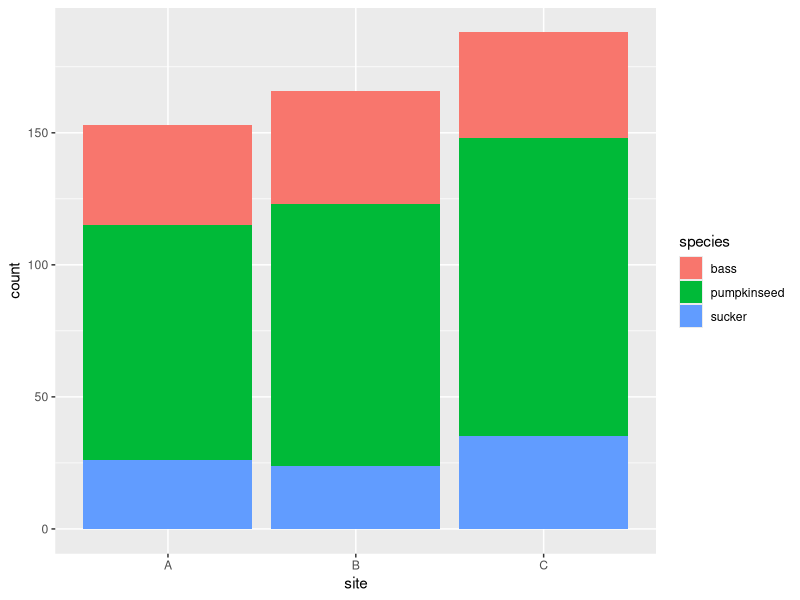
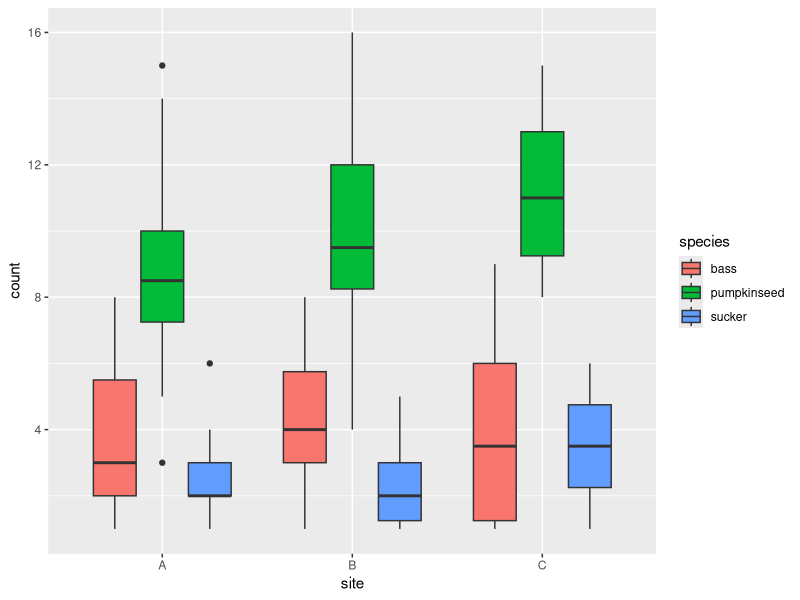
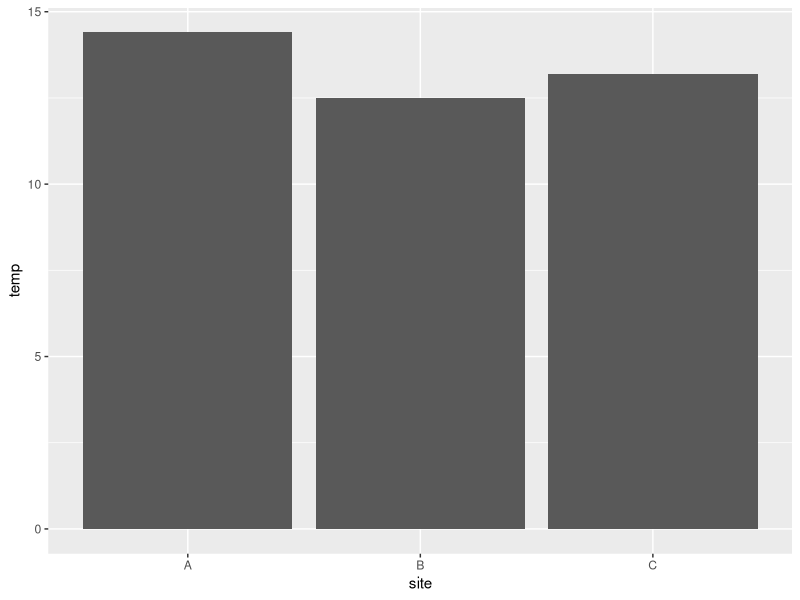
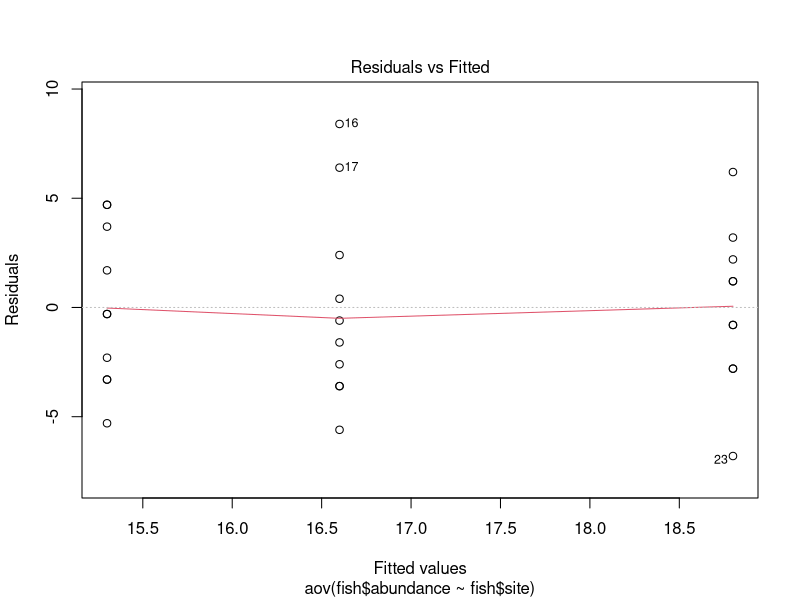
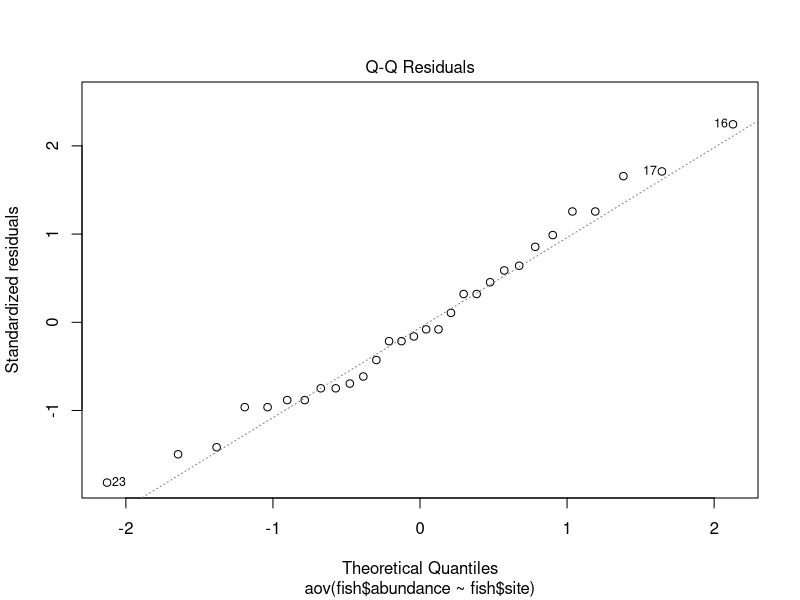
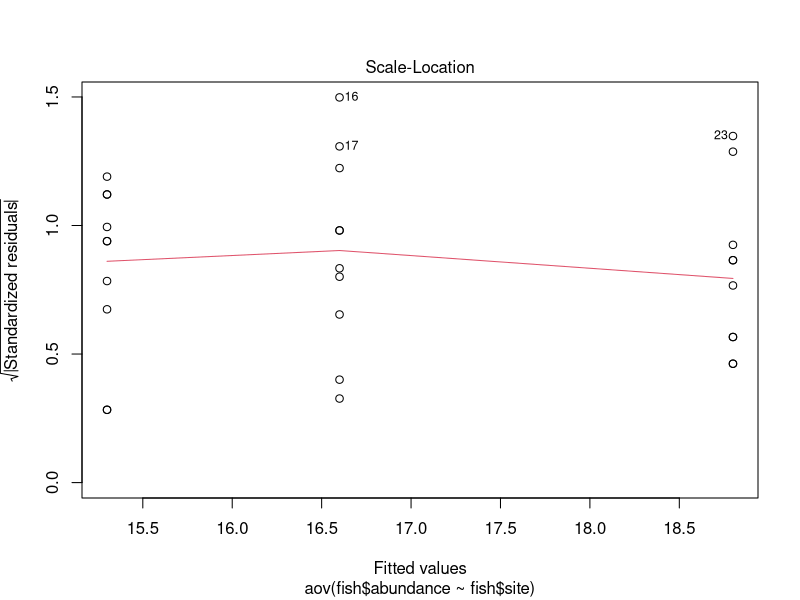
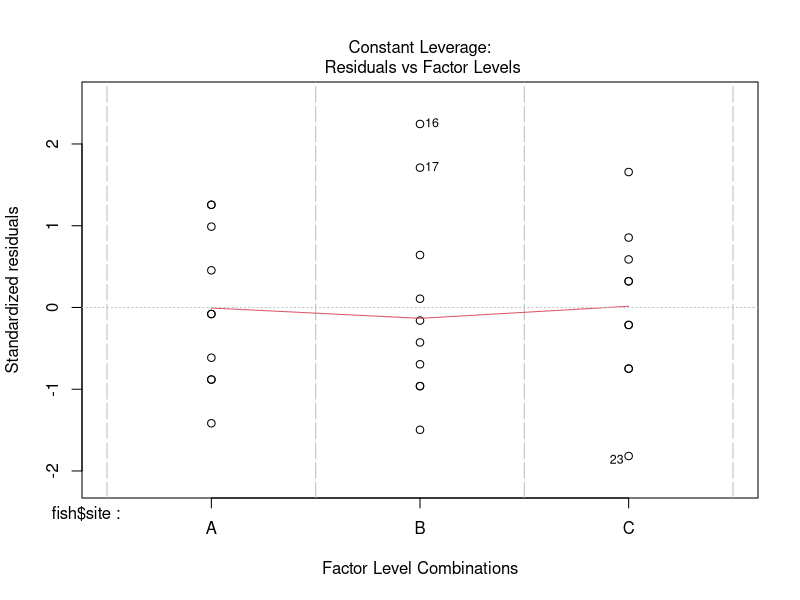
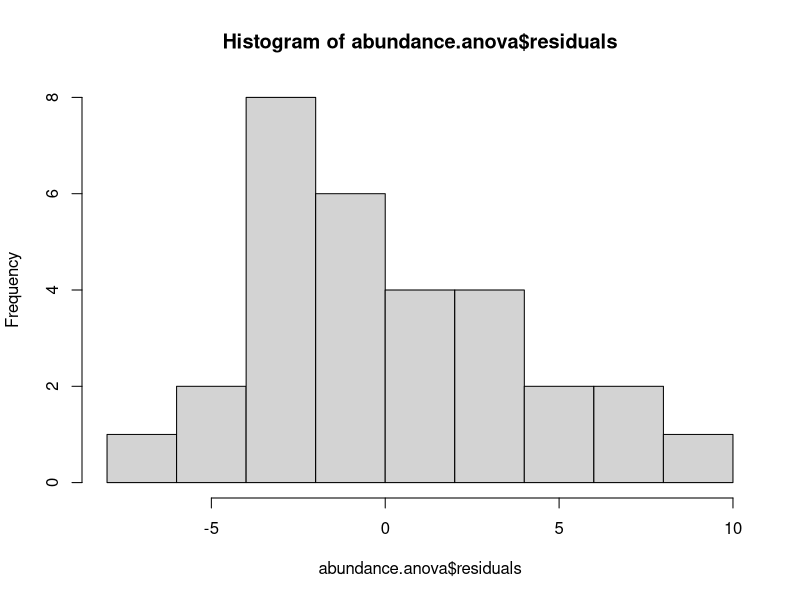

R code for these plots, in order:
## ---- chunk 1
knitr::opts_chunk$set(echo = TRUE)
## ---- chunk 2
#Set the working directory

#setwd("~/Documents/GitHub/MarineEcology_Tutorial") 
#Note that this directory will be specific to your own computer - this is just an example.You will need to change this and remove the #.
## ---- chunk 3
fish <- read.csv("fish.csv")
#The arrow tells R that "fish" is an object that refers to our data
#Having trouble? Make sure you are working in the correct directory where you have saved your data file
## ---- chunk 4
head(fish)
str(fish)
## ---- chunk 5
summary(fish)
## ---- chunk 6
fish$abundance <- rowSums(x = fish[3:5])
#This line of code is doing a couple of things. First, by defining the object "fish$abundance" we are creating a new column in our dataframe with the title "abundance" 
#Next, by adding the square brackets after "fish" we are specifying to the function that it should calculate the sum using columns 3-5 in our dataframe, which correspond to the fish counts for each species

#Take a look at how this changes our dataframe:
head(fish)
## ---- chunk 7
#install.packages("vegan")
## ---- chunk 8
library(vegan)
## ---- chunk 9
fish$richness <- specnumber(fish[,3:5])
#Again, I am creating a new column in our dataframe titled "richness" and specifying which columns (specified using the square brackets) the function should use to calculate the richness
#Take a look at how this has changed our dataframe
## ---- chunk 10
fish$shannon <- diversity(x = fish[,3:5], index = "shannon")
#Again, I am creating a new column in our dataframe titled "shannan" and specifying which columns (specified using the square brackets) the function should use to calculate the shannon index
#Take a look at how this has changed our dataframe
head(fish)
## ---- chunk 11
#install.packages("tidyverse")
## ---- chunk 12
library(tidyverse)
## ---- chunk 13
#Convert from wide to long data:
fish_long <- pivot_longer(data=fish, cols=c("bass", "pumpkinseed", "sucker"), names_to="species", values_to="count")

#Compare how fish_long looks compared to the previous dataframe (fish)
## ---- chunk 14
ggplot(fish_long, aes(fill=species, y=count, x=site)) + 
    geom_bar(position="stack", stat="identity")

#Here I am telling ggplot() we want to plot data from our fish_long dataframe, using site as our x axis, count as our y values, and "filling" the colours based on each species. geom_bar() tells ggplot to make it a bar chart.

#ggplot has a ton of customizable features. Look up ggplot2 and change the colours, resize the axes and labels, edit the gridlines, etc.
## ---- chunk 15
dev.off() #sometimes plotting in R acts up. We use this line of code to "clear" previous plotting instructions
ggplot(fish_long, aes(x=site, y=count, fill=species)) + 
    geom_boxplot()

#Here, I am using geom_boxplot() instead to change the type of plot we're making
#Again, customize your plots.
## ---- chunk 16
env <- read.csv("env_vars.csv")
str(env)
## ---- chunk 17
ggplot(env, aes(y = temp, x = site)) +
    geom_bar(stat="identity")
## ---- chunk 18
#One-way ANOVA
abundance.anova <- aov(fish$abundance~fish$site) #use the aov function to execute the ANOVA

summary(abundance.anova) #check the degrees of freedom and p-value
## ---- chunk 19
plot(abundance.anova)
## ---- chunk 20
hist(abundance.anova$residuals)
#looks decent
## ---- chunk 21
#First we transform our data
fish$logabund <- log(fish$abundance+1) #here, I'm creating a new column in our dataframe where I've calculated the log(abundance+1)

#Now, create a new ANOVA object
logabund.anova <- aov(fish$logabund~fish$site)
summary(logabund.anova)

#Next, you could go through the process of checking your assumptions again using this new ANOVA object.
## ---- chunk 22
#Tukey Honestly Significant Difference test
TukeyHSD(abundance.anova)

#Take a look at the results - what does this tell you about pairwise differences between sites?
## ---- chunk 23
#First, let's remind ourselves what our dataframe looks like:
head(fish)

#Now, we want to extract only the abundance values for each taxon:
taxa <- fish[3:5] #this code says to pull out columns 3 to 5 from the fish dataframe and make a new matrix called taxa
head(taxa) #check to make sure it worked
## ---- chunk 24
taxa.mds <- metaMDS(comm = taxa, distance = "bray", k=2, trace = FALSE, autotransform = FALSE, try=20, trymax=20, engine=NULL) #Run the nMDS 
taxa.mds$stress #Get a measurement of stress
## ---- chunk 25
plot(taxa.mds$points, col=c(rep("black",9), rep("red",9), rep("blue",9)), cex=1.25)
orditorp(taxa.mds,display="species",col="black",air=0.01, conf=0.95)
ordiellipse(taxa.mds, fish$site, display = "sites", kind = "se", conf = 0.95, label = T)

#This can gives us a figure with each taxa a different colour and elipses around the sites
#Here, we have a bit of a scatter with no clear trends
## ---- chunk 26
taxa.dist<-vegdist(taxa, method = 'bray') #create a dissimilarity matrix for all samples

taxa.perm<-adonis2(taxa~site, data = fish, permutations = 999, method = "bray", by="terms")

taxa.perm
#There is no significant differences in the communities among sites
